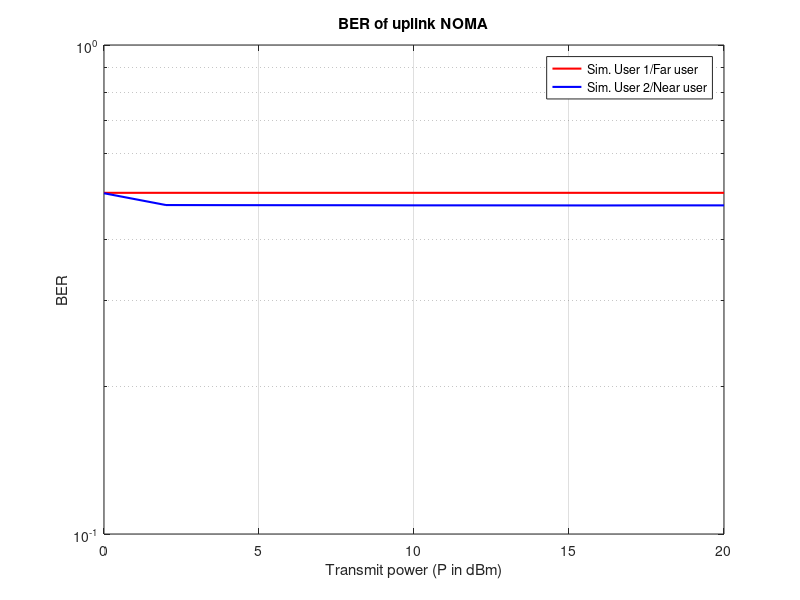

Reproduce this figure in MATLAB.
clc; clear variables; 
close all;

df = 800; dn = 200; 	%Distances

eta = 4;	%Path loss exponent
N = 10^5;

%Rayleigh fading coefficients
hf = sqrt(df^-eta)*(randn(1,N)+1i*randn(1,N))/sqrt(2);
hn = sqrt(dn^-eta)*(randn(1,N)+1i*randn(1,N))/sqrt(2);

%Channel gains
gf = (abs(hf)).^2;
gn = (abs(hn)).^2;

%Transmit power
Pt = -60:5:60;	%in dBm
pt = (10^-3)*db2pow(Pt); %in watts

BW = 10^6;	%bandwidth

%Noise powers
No = -174 + 10*log10(BW);	%in dBm
no = (10^-3)*db2pow(No);	%in watts

%Generate noise samples for both users
w0 = sqrt(no)*(randn(1,N)+1i*randn(1,N))/sqrt(2);

%Generate random binary data for two users
data1 = randi([0 1],1,N);  %Data bits of user 1
data2 = randi([0 1],1,N);  %Data bits of user 2

%Do BPSK modulation of data
x1 = 2*data1 - 1;
x2 = 2*data2 - 1;
Pt = 0:2:20;                %Transmit power in dBm
p = length(Pt);

for u = 1:p
    %received data 
    y = sqrt(Pt(u))*hn.*x1 + sqrt(Pt(u))*hf.*x2 + w0;
    
    %Equalize 
    eq1 = y./hn;
    eq2 = y./hf;
    
    %AT USER 1--------------------
    %Direct decoding of x1 from y1
    x1_hat = zeros(1,N);
    x1_hat(eq1>0) = 1;
    
    %Compare decoded x1_hat with data1 to estimate BER
    ber1(u) = biterr(data1,x1_hat)/N;
    
    %AT USER 2-------------------------
    x12_hat = ones(1,N);
    x12_hat(eq2<0) = -1;
    
    y2_dash = eq2 - sqrt(10)*x12_hat;
    x2_hat = zeros(1,N);
    x2_hat(real(y2_dash)>0) = 1;
    
    ber2(u) = biterr(x2_hat, data2)/N;
end

%figure;
semilogy(Pt, ber1,'r', 'linewidth',1.5); hold on; grid on;
semilogy(Pt, ber2,'b', 'linewidth',1.5);
xlabel('Transmit power (P in dBm)');
ylabel('BER');
legend('Sim. User 1/Far user','Sim. User 2/Near user','Theo. User 1/Far user','Theo. User 2/Near user');

title('BER of uplink NOMA');


